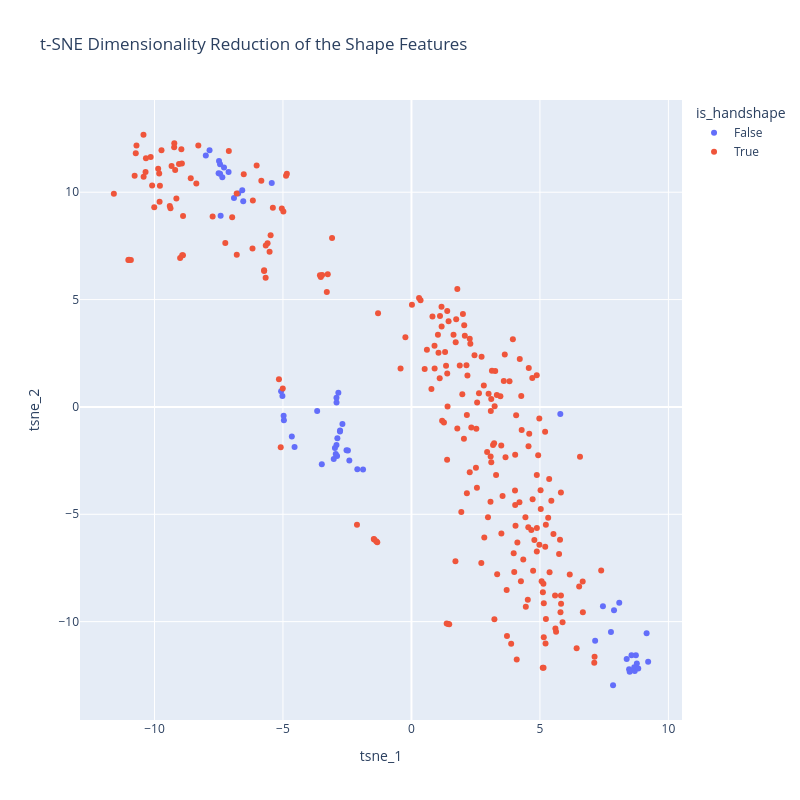

Notebook code cell kept with this figure:
### Code cell
# Dataframe for the px plot
tsne_df = pd.DataFrame({
    'tsne_1': X_tsne_dist[:, 0],
    'tsne_2': X_tsne_dist[:, 1],
    'name': dist_mat.columns,
    'is_handshape': [name.startswith("../") for name in dist_mat.columns]
})

# Plot
fig = px.scatter(
    tsne_df,
    x='tsne_1',
    y='tsne_2',
    color='is_handshape',
    hover_data=['name'],
    title="t-SNE Dimensionality Reduction of the Shape Features"
)

fig.update_layout(width=800, height=800)
fig.show()

### Figure 1 — Plotly figure (JSON) as saved in the notebook; plotly's stock layout.template omitted (floating-point values rounded to 4 significant figures; data arrays with more than 128 entries replaced by an {"elided": "..."} marker saying what was removed)
{"data": [{"customdata": [["fbx\\M20241107_6263_260710_2.fbx_segment_0"], ["fbx\\M20241107_6263_260710_2.fbx_segment_1"], ["fbx\\M20241107_6263_260710_2.fbx_segment_2"], ["fbx\\M20241107_6263_260710_2.fbx_segment_3"], ["fbx\\M20250916_4405_260709_0.fbx_segment_0"], ["fbx\\M20260119_1078_260713_1.fbx_segment_0"], ["fbx\\M20260119_1078_260713_1.fbx_segment_1"], ["fbx\\M20260119_1078_260713_1.fbx_segment_2"], ["fbx\\M20260119_1078_260713_1.fbx_segment_3"], ["fbx\\M20260119_1078_260713_1.fbx_segment_4"], ["fbx\\M20260120_1291_260713_0.fbx_segment_0"], ["fbx\\M20260120_1291_260713_0.fbx_segment_1"], ["fbx\\M20260120_1291_260713_0.fbx_segment_2"], ["fbx\\M20260120_1291_260713_0.fbx_segment_3"], ["fbx\\M20260120_1291_260713_0.fbx_segment_4"], ["fbx\\M20260120_1291_260713_0.fbx_segment_5"], ["fbx\\M20260126_1564_260713_1.fbx_segment_0"], ["fbx\\M20260126_1564_260713_1.fbx_segment_1"], ["fbx\\M20260126_1564_260713_1.fbx_segment_2"], ["fbx\\M20260126_1564_260713_1.fbx_segment_3"], ["fbx\\M20260126_1564_260713_1.fbx_segment_4"], ["fbx\\M20260126_1564_260713_1.fbx_segment_5"], ["fbx\\M20260126_1564_260713_1.fbx_segment_6"], ["fbx\\M20260126_1564_260713_1.fbx_segment_7"], ["fbx\\M20260126_1578_260713_0.fbx_segment_0"], ["fbx\\M20260126_1578_260713_0.fbx_segment_1"], ["fbx\\M20260126_1578_260713_0.fbx_segment_2"], ["fbx\\M20260126_1578_260713_0.fbx_segment_3"], ["fbx\\M20260126_1578_260713_0.fbx_segment_4"], ["fbx\\M20260126_1578_260713_0.fbx_segment_5"], ["fbx\\M20260127_2139_260713_0.fbx_segment_0"], ["fbx\\M20260127_2139_260713_0.fbx_segment_1"], ["fbx\\M20260127_2139_260713_0.fbx_segment_2"], ["fbx\\M20260127_2139_260713_0.fbx_segment_3"], ["fbx\\M20260127_2139_260713_0.fbx_segment_4"], ["fbx\\M20260506_0579_260713_0.fbx_segment_0"], ["fbx\\M20260506_0579_260713_0.fbx_segment_1"], ["fbx\\M20260506_0579_260713_0.fbx_segment_2"], ["fbx\\M20260506_0579_260713_0.fbx_segment_3"], ["fbx\\M20260506_0579_260713_0.fbx_segment_4"], ["fbx\\M20260506_0594_260713_4.fbx_segment_0"], ["fbx\\M20260506_0594_260713_4.fbx_segment_1"], ["fbx\\M20260506_0594_260713_4.fbx_segment_2"], ["fbx\\M20260506_0594_260713_4.fbx_segment_3"], ["fbx\\M20260506_0594_260713_4.fbx_segment_4"], ["fbx\\M20260506_0594_260713_4.fbx_segment_5"], ["fbx\\M20260506_0594_260713_4.fbx_segment_6"], ["fbx\\M20260506_0594_260713_4.fbx_segment_7"], ["fbx\\M20260506_0594_260713_4.fbx_segment_8"], ["fbx\\M20260506_0604_260713_0.fbx_segment_0"], ["fbx\\M20260506_0604_260713_0.fbx_segment_1"], ["fbx\\M20260506_0604_260713_0.fbx_segment_2"], ["fbx\\M20260506_0604_260713_0.fbx_segment_3"], ["fbx\\M20260506_0604_260713_0.fbx_segment_4"], ["fbx\\M20260506_0604_260713_0.fbx_segment_5"], ["fbx\\M20260506_0604_260713_0.fbx_segment_6"], ["fbx\\M20260506_0604_260713_0.fbx_segment_7"], ["fbx\\M20260506_0604_260713_0.fbx_segment_8"]], "hovertemplate": "is_handshape=False<br>tsne_1=%{x}<br>tsne_2=%{y}<br>name=%{customdata[0]}<extra></extra>", "legendgroup": "False", "marker": {"color": "#636efa", "symbol": "circle"}, "mode": "markers", "name": "False", "orientation": "v", "showlegend": true, "type": "scatter", "x": [-3.669, 9.211, -8.002, -2.915, -2.918, -2.686, -7.447, -5.436, 8.771, -2.527, -1.884, 8.376, -6.906, 8.733, 8.47, -2.106, -2.894, -7.447, -5.022, -4.963, -5.072, -6.584, 8.688, -3.024, -2.918, 7.845, 9.151, 5.793, -6.741, -2.883, -2.946, -7.294, -7.857, -7.488, -2.845, -2.778, -4.974, -7.116, -7.504, -2.782, -2.978, 8.67, -6.546, -7.425, -4.655, 7.883, 8.086, 8.825, -3.489, -2.473, 8.493, -7.359, 7.764, -4.549, 8.564, 7.148, 7.452, -2.417], "xaxis": "x", "y": [-0.1925, -11.87, 11.71, 0.2079, 0.4316, -0.7974, 11.31, 10.43, -11.95, -2.017, -2.908, -11.74, 9.73, -11.56, -12.22, -2.907, -2.287, 10.86, 0.5098, -0.6213, 0.7282, 10.09, -12.3, -2.428, -1.772, -12.96, -10.54, -0.3237, 9.943, -1.459, -2.191, 11.15, 11.96, 11.45, 0.6584, -1.096, -0.4074, 10.94, 10.88, -1.144, -1.913, -12.13, 9.58, 8.906, -1.382, -9.473, -9.118, -12.19, -2.67, -2.024, -12.33, 10.7, -10.48, -1.861, -11.56, -10.89, -9.286, -2.497], "yaxis": "y"}, {"customdata": {"elided": "235x1 str values"}, "hovertemplate": "is_handshape=True<br>tsne_1=%{x}<br>tsne_2=%{y}<br>name=%{customdata[0]}<extra></extra>", "legendgroup": "True", "marker": {"color": "#EF553B", "symbol": "circle"}, "mode": "markers", "name": "True", "orientation": "v", "showlegend": true, "type": "scatter", "x": {"elided": "235 float values"}, "xaxis": "x", "y": {"elided": "235 float values"}, "yaxis": "y"}], "layout": {"height": 800, "legend": {"title": {"text": "is_handshape"}, "tracegroupgap": 0}, "title": {"text": "t-SNE Dimensionality Reduction of the Shape Features"}, "width": 800, "xaxis": {"anchor": "y", "domain": [0, 1], "title": {"text": "tsne_1"}}, "yaxis": {"anchor": "x", "domain": [0, 1], "title": {"text": "tsne_2"}}}}
